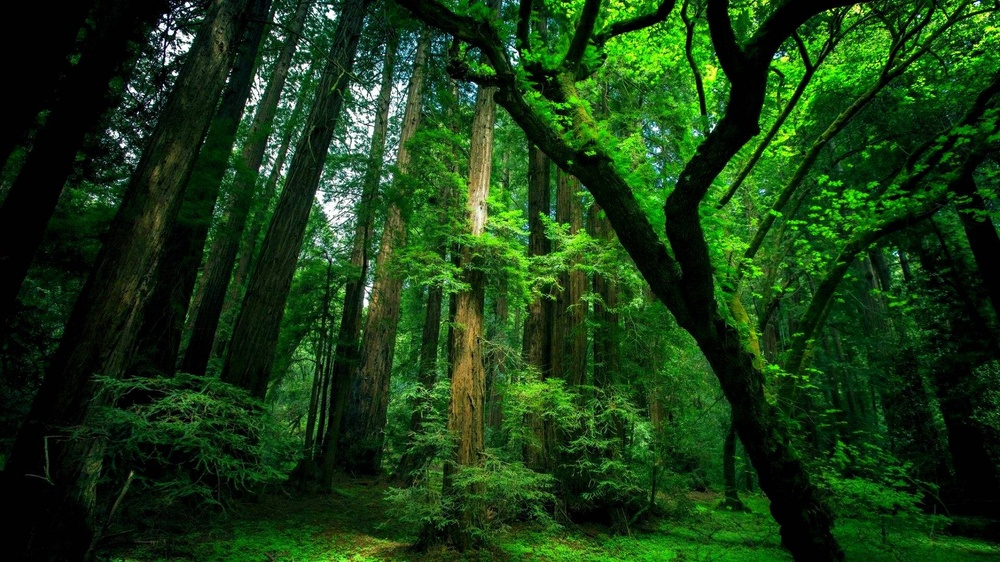
#> input picture pics/GjRaXUT.jpg, 1000 x 562 px, shrunk from 1920 x 1080 before the run
$ python backgroundgen.py pics/GjRaXUT.jpg pics/green-forest-wallpaper-1920x1080-pc.jpg   (Python 2 division)
#> lines starting #> are read from the running program, lines starting #| are printed output that depends on the picture; after the words box and inside, x2 and y2 are one past the last pixel; in counts of white or black regions, pixels touching at a corner belong together
import cv2
import numpy as np
import sys
import os

# height = 1080
# width = 1920

#img = np.zeros((height, width ,3)).astype('uint8')
img_name = sys.argv[1]
print(img_name)
img = cv2.imread(img_name)
#> img is the input picture: shape (562, 1000, 3); mean B, G, R 19.9, 59.1, 25.1
shape = img.shape
#> shape = (562, 1000, 3)
width = shape[1]
#> width = 1000
height = shape[0]
#> height = 562

x_pos = int(5 * width / 6.0)
#> x_pos = 833

shading = np.sin(np.arange(height) * 1/float(height) * np.pi + np.pi/2) * 55 + 200
array = np.transpose(np.array([shading, np.zeros(height), shading]))
print(array.shape)
#| (562, 3)
print(img[:,x_pos].shape)
#| (562, 3)

strip_width = 4
#strip = (np.zeros(height, strip_width, 3) + 1) * array
for x in range (x_pos - strip_width/2, x_pos+strip_width/2 + 1):
	img[:,x] = array
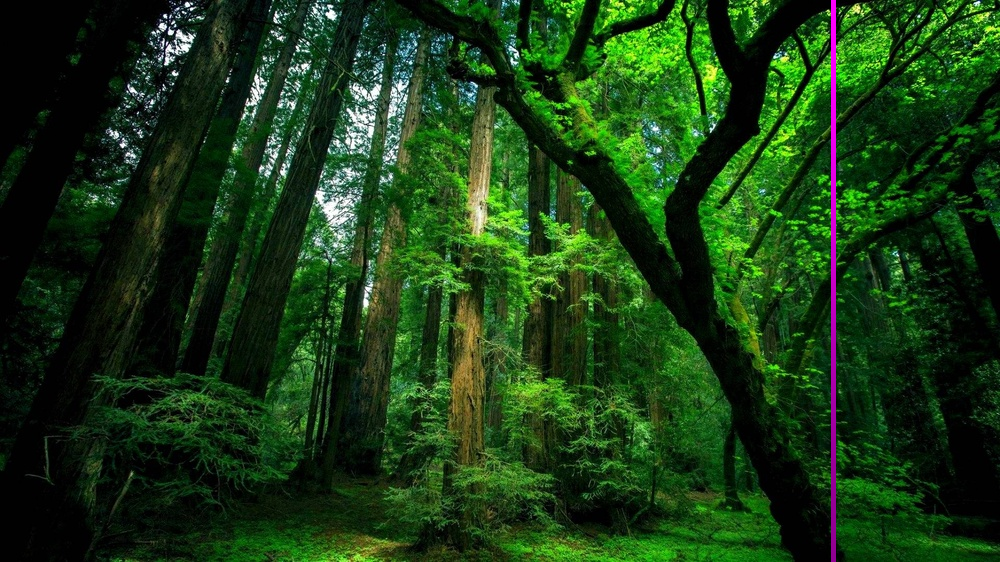
#> img: shape (562, 1000, 3); 0.5% of pixels changed, all inside (x1, y1, x2, y2) = (831, 0, 836, 562)


cv2.imshow('background', img)
while (1):
	key = cv2.waitKey(1)
#> (key q is pressed here)
	if key & 0xFF == ord('q'):
		break

	elif key & 0xFF == ord('s'):
		name = img_name.split('/')[1].split('.')[0] + '_' +sys.argv[2]
		ext = img_name.split('.')[1]
		filename = '{}.{}'.format(name,ext)
		cv2.imwrite('{}/{}'.format(img_name.split('/')[0],filename), img)

cv2.destroyAllWindows()

$ run again, on pics/green-forest-wallpaper-1920x1080-pcpinky.jpg
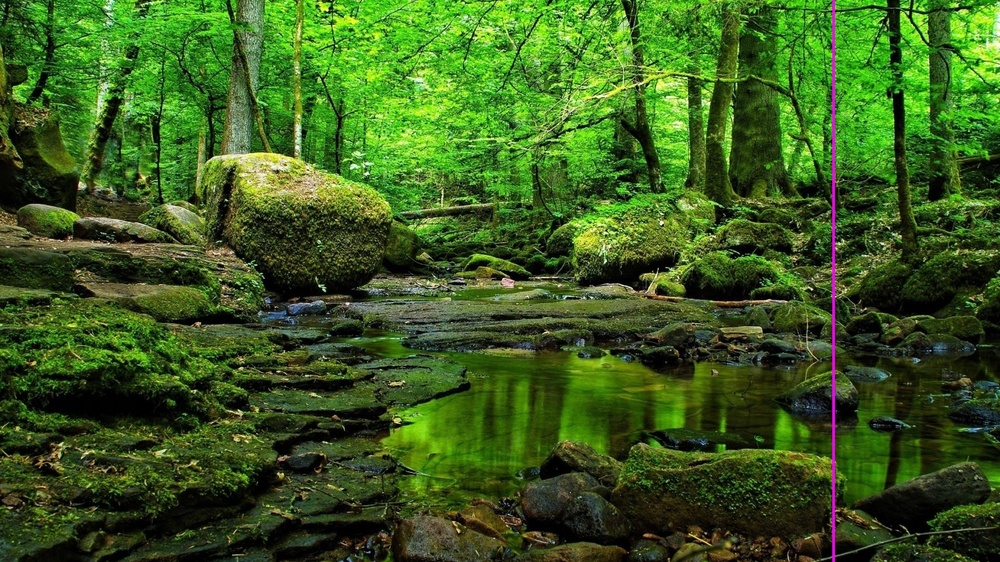
#> input picture pics/green-forest-wallpaper-1920x1080-pcpinky.jpg, 1000 x 562 px, shrunk from 1920 x 1080 before the run
#> img is the input picture: shape (562, 1000, 3); mean B, G, R 31.3, 91.3, 59.3
#| (562, 3)
#| (562, 3)
#> after the loop `for x in range (x_pos - strip_width/2, x_pos+strip_width/2 + 1):`:
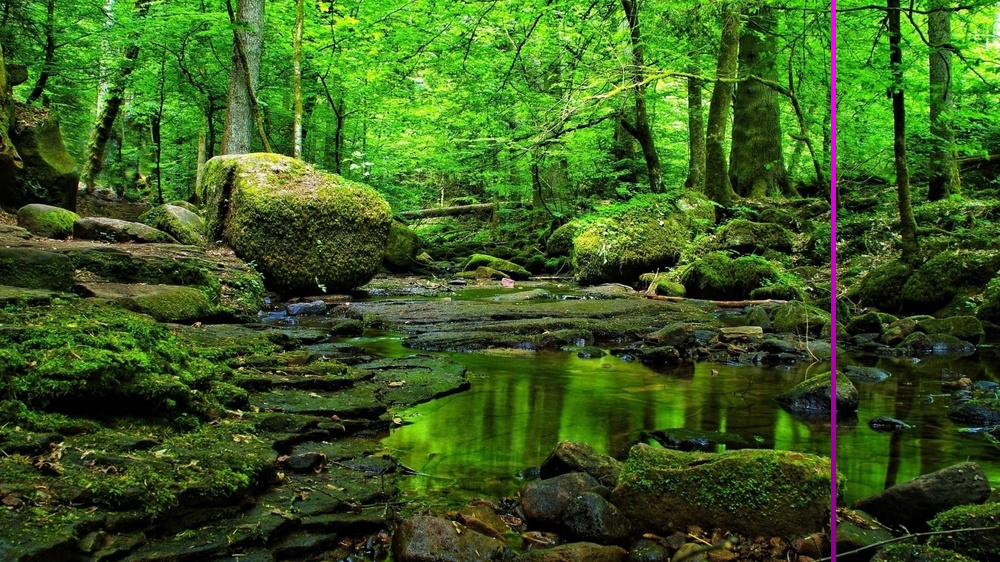
#> img: shape (562, 1000, 3); 0.5% of pixels changed, all inside (x1, y1, x2, y2) = (831, 0, 836, 562)

$ run again, on pics/lakefill.jpg
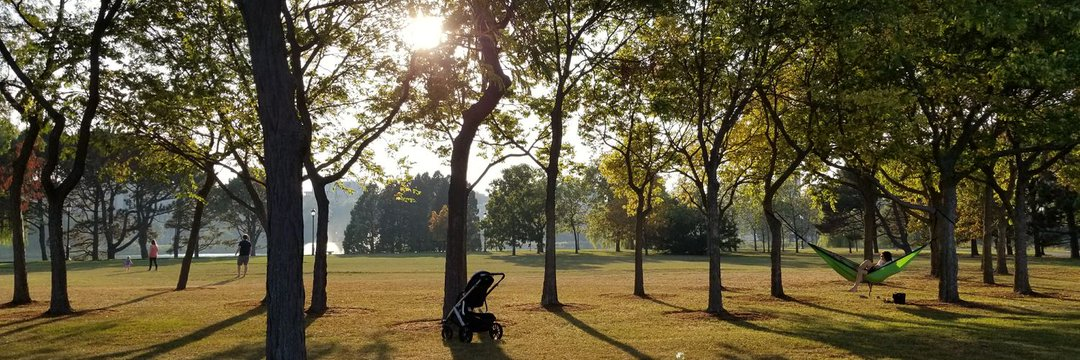
#> input picture pics/lakefill.jpg, 1080 x 360 px
#> img is the input picture: shape (360, 1080, 3); mean B, G, R 60.4, 87, 94.8
#| (360, 3)
#| (360, 3)
#> after the loop `for x in range (x_pos - strip_width/2, x_pos+strip_width/2 + 1):`:
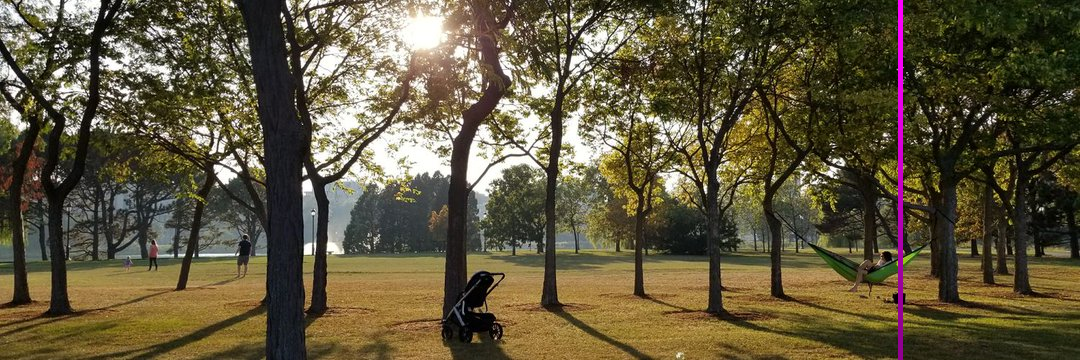
#> img: shape (360, 1080, 3); 0.46% of pixels changed, all inside (x1, y1, x2, y2) = (898, 0, 903, 360)

$ run again, on pics/mountains.jpg
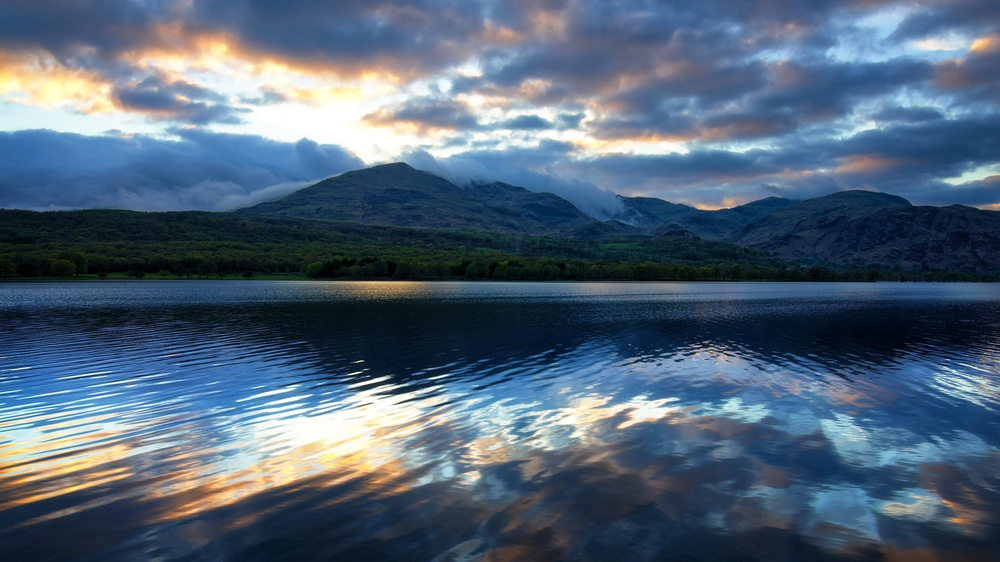
#> input picture pics/mountains.jpg, 1000 x 562 px, shrunk from 2560 x 1440 before the run
#> img is the input picture: shape (562, 1000, 3); mean B, G, R 120.6, 100.6, 81
#| (562, 3)
#| (562, 3)
#> after the loop `for x in range (x_pos - strip_width/2, x_pos+strip_width/2 + 1):`:
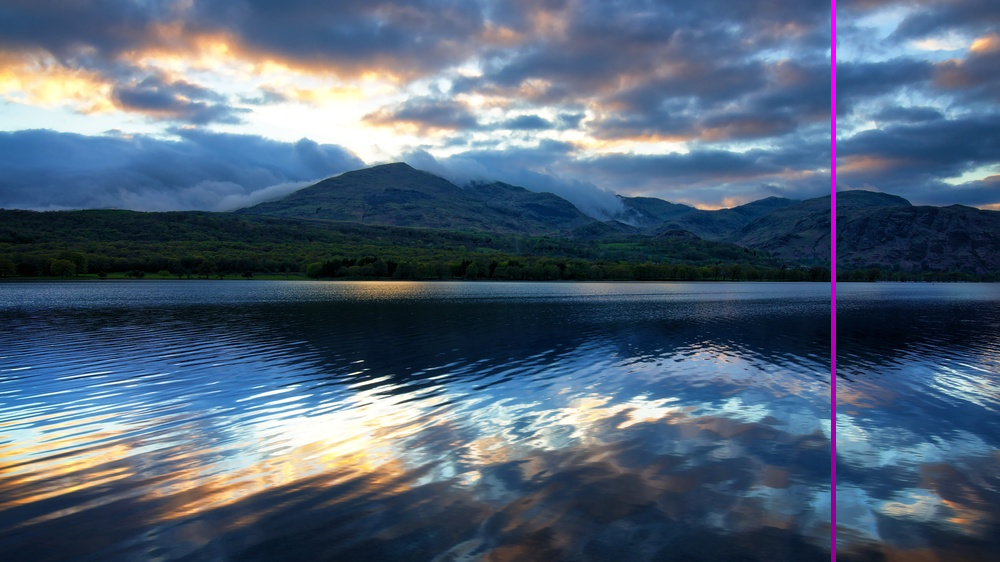
#> img: shape (562, 1000, 3); 0.5% of pixels changed, all inside (x1, y1, x2, y2) = (831, 0, 836, 562)
